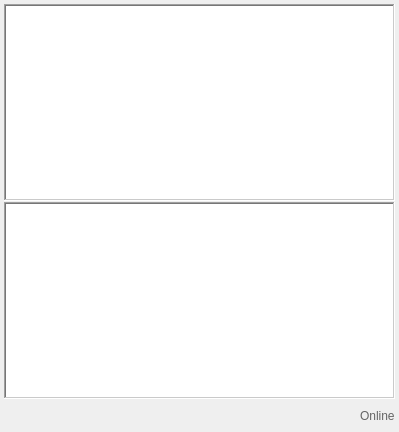
<?xml version="1.0" encoding="UTF-8"?>
<ui version="4.0">
 <class>Dialog</class>
 <widget class="QWidget" name="Dialog">
  <property name="geometry">
   <rect>
    <x>0</x>
    <y>0</y>
    <width>399</width>
    <height>432</height>
   </rect>
  </property>
  <property name="windowTitle">
   <string>Form</string>
  </property>
  <layout class="QVBoxLayout" name="verticalLayout">
   <property name="spacing">
    <number>4</number>
   </property>
   <property name="leftMargin">
    <number>4</number>
   </property>
   <property name="topMargin">
    <number>4</number>
   </property>
   <property name="rightMargin">
    <number>4</number>
   </property>
   <property name="bottomMargin">
    <number>4</number>
   </property>
   <item>
    <widget class="QSplitter" name="splitter">
     <property name="orientation">
      <enum>Qt::Vertical</enum>
     </property>
     <property name="handleWidth">
      <number>1</number>
     </property>
     <property name="childrenCollapsible">
      <bool>false</bool>
     </property>
     <widget class="QTextBrowser" name="textBrowser">
      <property name="styleSheet">
       <string notr="true"/>
      </property>
      <property name="frameShape">
       <enum>QFrame::WinPanel</enum>
      </property>
      <property name="textInteractionFlags">
       <set>Qt::LinksAccessibleByKeyboard|Qt::LinksAccessibleByMouse|Qt::TextBrowserInteraction|Qt::TextSelectableByKeyboard|Qt::TextSelectableByMouse</set>
      </property>
      <property name="openExternalLinks">
       <bool>true</bool>
      </property>
     </widget>
     <widget class="QTextEdit" name="textEdit">
      <property name="frameShape">
       <enum>QFrame::WinPanel</enum>
      </property>
      <property name="frameShadow">
       <enum>QFrame::Sunken</enum>
      </property>
      <property name="lineWidth">
       <number>1</number>
      </property>
     </widget>
    </widget>
   </item>
   <item>
    <widget class="QFrame" name="frame">
     <property name="frameShape">
      <enum>QFrame::NoFrame</enum>
     </property>
     <property name="frameShadow">
      <enum>QFrame::Raised</enum>
     </property>
     <property name="lineWidth">
      <number>1</number>
     </property>
     <layout class="QHBoxLayout" name="horizontalLayout">
      <property name="leftMargin">
       <number>0</number>
      </property>
      <property name="topMargin">
       <number>0</number>
      </property>
      <property name="rightMargin">
       <number>0</number>
      </property>
      <property name="bottomMargin">
       <number>0</number>
      </property>
      <item>
       <widget class="QPushButton" name="pushButton">
        <property name="sizePolicy">
         <sizepolicy hsizetype="Fixed" vsizetype="Fixed">
          <horstretch>0</horstretch>
          <verstretch>0</verstretch>
         </sizepolicy>
        </property>
        <property name="minimumSize">
         <size>
          <width>88</width>
          <height>25</height>
         </size>
        </property>
        <property name="styleSheet">
         <string notr="true">background-image: url(:/dialog/resources/sendButton.png);</string>
        </property>
        <property name="default">
         <bool>true</bool>
        </property>
        <property name="flat">
         <bool>true</bool>
        </property>
       </widget>
      </item>
      <item>
       <spacer name="horizontalSpacer_2">
        <property name="orientation">
         <enum>Qt::Horizontal</enum>
        </property>
        <property name="sizeHint" stdset="0">
         <size>
          <width>40</width>
          <height>20</height>
         </size>
        </property>
       </spacer>
      </item>
      <item>
       <widget class="QLabel" name="label">
        <property name="styleSheet">
         <string notr="true">color: rgb(100, 100, 100);</string>
        </property>
        <property name="lineWidth">
         <number>1</number>
        </property>
        <property name="text">
         <string>Online</string>
        </property>
        <property name="margin">
         <number>5</number>
        </property>
       </widget>
      </item>
     </layout>
    </widget>
   </item>
  </layout>
 </widget>
 <tabstops>
  <tabstop>textEdit</tabstop>
  <tabstop>pushButton</tabstop>
  <tabstop>textBrowser</tabstop>
 </tabstops>
 <resources/>
 <connections/>
</ui>
